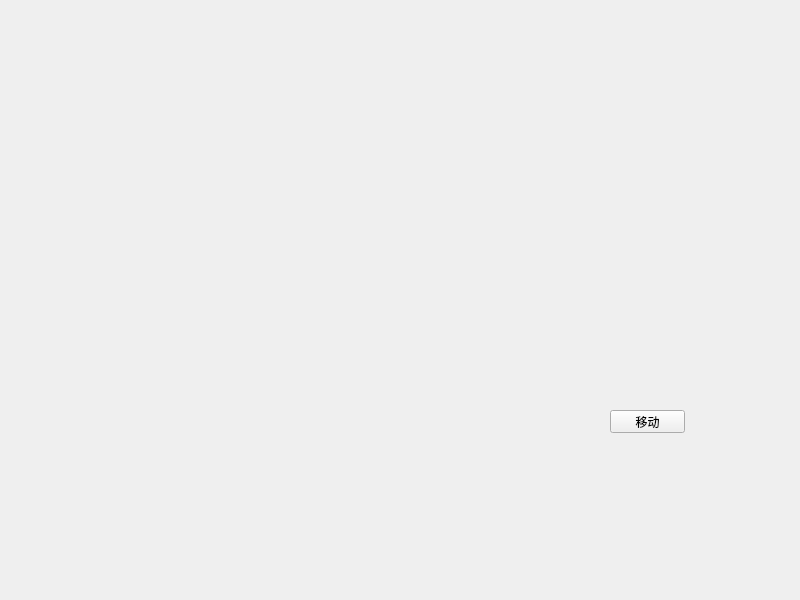
<?xml version="1.0" encoding="UTF-8"?>
<ui version="4.0">
 <class>Widget</class>
 <widget class="QWidget" name="Widget">
  <property name="geometry">
   <rect>
    <x>0</x>
    <y>0</y>
    <width>800</width>
    <height>600</height>
   </rect>
  </property>
  <property name="windowTitle">
   <string>Widget</string>
  </property>
  <widget class="QPushButton" name="pushButton">
   <property name="geometry">
    <rect>
     <x>610</x>
     <y>410</y>
     <width>75</width>
     <height>23</height>
    </rect>
   </property>
   <property name="text">
    <string>移动</string>
   </property>
  </widget>
 </widget>
 <resources/>
 <connections/>
</ui>
